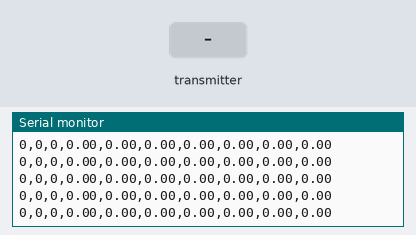
Recording of a sketch running on a simulated Arduino Uno, built with avr-gcc and run on an emulated ATmega328P. On the bench: the last lines printed to the serial monitor. The inputs (shaded band) are chosen by the test bench. No radio packets arrive unless stated.

Above: at 1.2 s.
1.3 s: the transmitter starts sending h = 64
At 1.4 s:
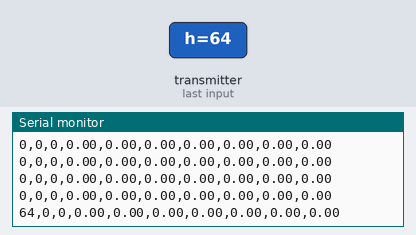
4.3 s: the transmitter starts sending p = 1023
At 4.46 s:
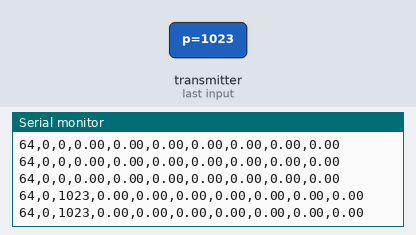
7.3 s: the transmitter starts sending t = 128
At 7.46 s:
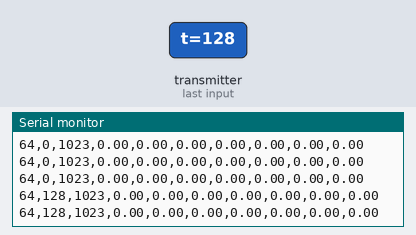
10.3 s: the transmitter starts sending alt = 25
At 10.39 s:
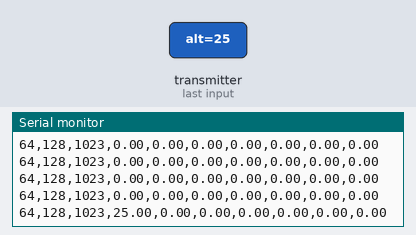
13.3 s: the transmitter starts sending accX = 100
At 13.43 s:
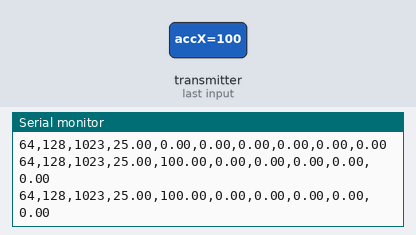
16.3 s: the transmitter starts sending h = 0
At 16.4 s:
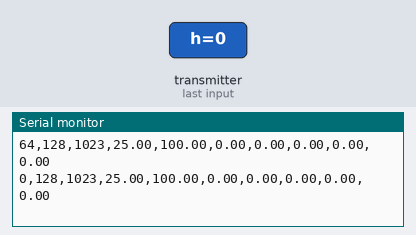

Measured:
- after the input at 1.3 s, the serial monitor: prints a new line after 0.08 s (image 1)
- after the input at 4.3 s, the serial monitor: prints a new line after 0.10 s (image 2)
- after the input at 7.3 s, the serial monitor: prints a new line after 0.09 s (image 3)
- after the input at 10.3 s, the serial monitor: prints a new line after 0.07 s (image 4)
- after the input at 13.3 s, the serial monitor: prints a new line after 0.07 s (image 5)
- after the input at 16.3 s, the serial monitor: prints a new line after 0.08 s (image 6)

The sketch:

reciever.ino
```cpp
//Receptor
#include <SPI.h>
#include <nRF24L01.h>
#include <RF24.h>
#include <Wire.h>
const uint64_t pipeIn = 0xE8E8F0F0E1LL;
RF24 radio(9, 10);
struct MyCansat {
  //dht
  byte h;
  byte t;
  //bmp
  long p;
  float alt;
  //mpu
  float accX;
  float accY;
  float accZ;
  float gyroX;
  float gyroY;
  float gyroZ;
};
MyCansat cansat;
void setup()
{
  Serial.begin(9600);
  radio.begin();
  radio.setAutoAck(false);
  radio.setDataRate(RF24_250KBPS);
  radio.openReadingPipe(1, pipeIn);
  radio.startListening();
  //lcd.println("Receiver ");
}
void recvCansat()
{
  if ( radio.available() ) {
    radio.read(&cansat, sizeof(MyCansat));
    }
}
void loop()
{
  recvCansat();
  //dht
  //Serial.print("Humidity: ");
  Serial.print(cansat.h);Serial.print(",");/*Serial.println("%");*/
  //Serial.print("Temperature: ");
  Serial.print(cansat.t);Serial.print(","); /*Serial.println(" C");*/
  //bmp
  //Serial.print("Pressure: ");
  Serial.print(cansat.p);Serial.print(","); /*Serial.println(" Pa");*/
  //Serial.print("Altitude: ");
  Serial.print(cansat.alt);Serial.print(","); /*Serial.println(" m");*/
  //mpu
  //Serial.print("AccX: ");
  Serial.print(cansat.accX);Serial.print(","); /*Serial.println(" m/s^2");*/
  //Serial.print("AccY: ");
  Serial.print(cansat.accY);Serial.print(","); /*Serial.println(" m/s^2");*/
  //Serial.print("AccZ: ");
  Serial.print(cansat.accZ);Serial.print(","); /*Serial.println(" m/s^2");*/
  //Serial.print("GyroX: ");
  Serial.print(cansat.gyroX);Serial.print(","); /*Serial.println(" rad/s");*/
  //Serial.print("GyroY: ");
  Serial.print(cansat.gyroY);Serial.print(","); /*Serial.println(" rad/s");*/
  //Serial.print("GyroZ: ");
  Serial.print(cansat.gyroZ);Serial.print("\n"); /*Serial.println(" rad/s ;");*/
  //Serial.print("\n");
}
```
